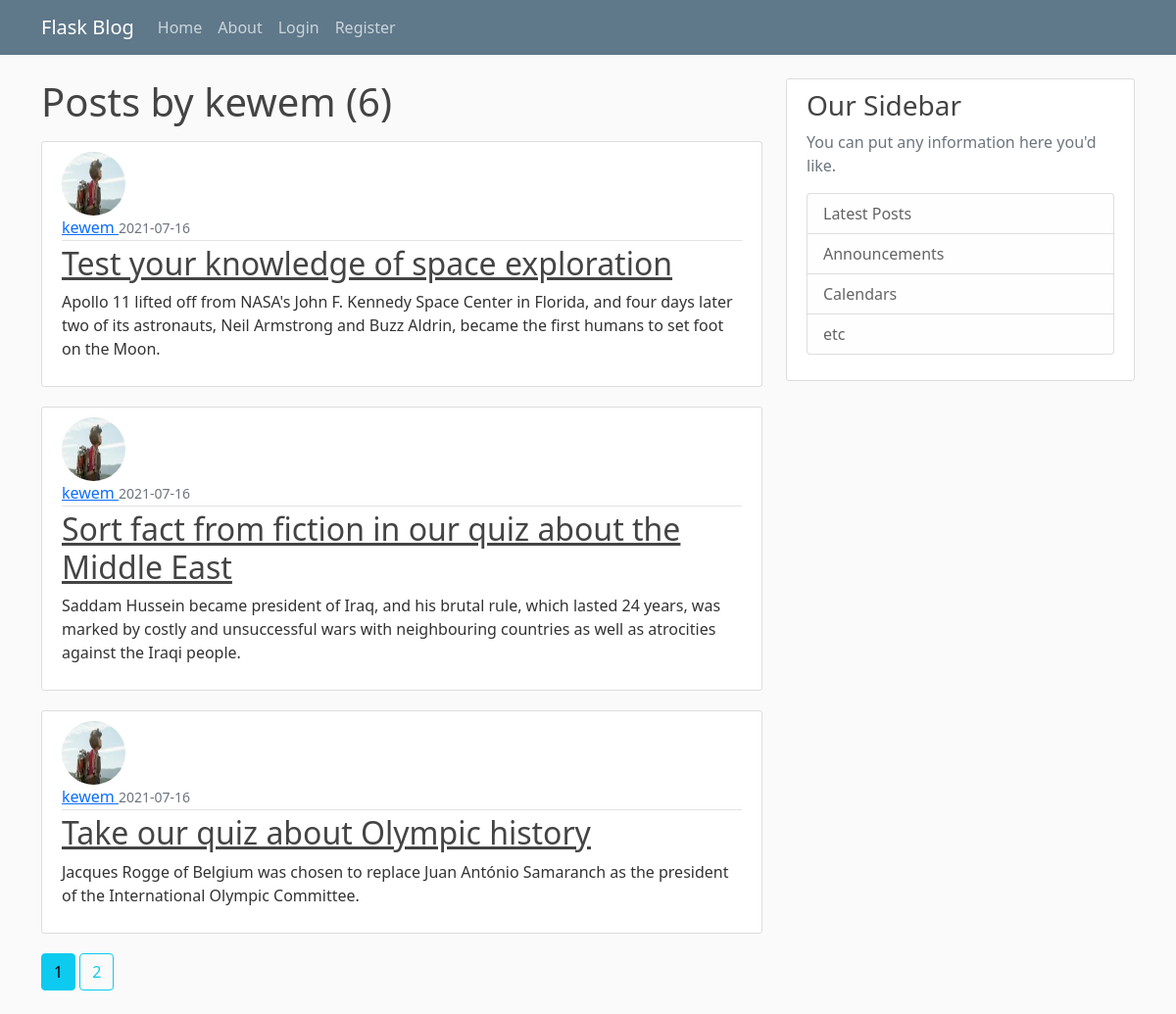
/user/kewem, run on the app's committed database.
### flaskblog/models.py (models this page shows, shortened)
class User(db.Model, UserMixin):
    id = db.Column(db.Integer, primary_key=True)
    username = db.Column(db.String(20), unique=True, nullable=False)
    email = db.Column(db.String(120), unique=True, nullable=False)
    img_file = db.Column(db.String(20), nullable=False, default='default.jpg')
    password = db.Column(db.String(60), nullable=False)
    posts = db.relationship('Post', backref='author', lazy=True)

class Post(db.Model):
    id = db.Column(db.Integer, primary_key=True)
    title = db.Column(db.String(100), nullable=False)
    date_posted = db.Column(db.DateTime, nullable=False,
                            default=datetime.utcnow)
    content = db.Column(db.Text, nullable=False)
    user_id = db.Column(db.Integer, db.ForeignKey('user.id'), nullable=False)

### flaskblog/users/routes.py (the view)
@users.route('/user/<string:username>')
def user_posts(username):
    page = request.args.get('page', 1, type=int)
    user = User.query.filter_by(username=username).first_or_404()
    posts = Post.query.filter_by(author=user).\
        order_by(Post.date_posted.desc()).paginate(per_page=3, page=page)
    return render_template('user_posts.html', posts=posts, user=user)

### flaskblog/templates/user_posts.html
{% extends 'layout.html' %}
{% block content %}
<h1 class="mb-3">Posts by {{ user.username }} ({{ posts.total }})</h1>
{% for post in posts.items %}
<article class="media content-section">
    <img src="{{url_for('static', filename='profile_pics/' + post.author.img_file)}}" alt=""
        class="rounded-circle article-img">
    <div class="media-body">
        <div class="article-metadata">
            <a class="mr-2" href="{{ url_for('users.user_posts', username=post.author.username) }}">
                {{ post.author.username }}
            </a>
            <small class="text-muted">{{ post.date_posted.strftime('%Y-%m-%d') }}</small>
        </div>
        <h2><a class="article-title" href="{{url_for('posts.post', post_id=post.id)}}">{{ post.title }}</a></h2>
        <p class="article-content">{{ post.content }}</p>
    </div>
</article>
{% endfor %}
{% for page_num in posts.iter_pages(left_edge=1, right_edge=1, left_current=1, right_current=2) %}
{% if page_num %}
{% if posts.page == page_num %}
<a class="btn btn-info mb-4" href="{{url_for('users.user_posts', username=user.username, page=page_num)}}">{{page_num}}</a>
{% else %}
<a class="btn btn-outline-info mb-4"
    href="{{url_for('users.user_posts', username=user.username, page=page_num)}}">{{page_num}}</a>
{% endif %}
{% else %}
...
{% endif %}
{% endfor %}
{% endblock content %}

### flaskblog/static/main.css (style rules this page uses)
body { background: #fafafa; color: #333333; margin-top: 5rem; }
h1, h2, h3, h4, h5, h6 { color: #444444; }
.content-section { background: #ffffff; padding: 10px 20px; border: 1px solid #dddddd; border-radius: 3px; margin-bottom: 20px; }
.article-title { color: #444444; }
.article-content { white-space: pre-line; }
.article-img { height: 65px; width: 65px; margin-right: 16px; }
.article-metadata { padding-bottom: 1px; margin-bottom: 4px; border-bottom: 1px solid #e3e3e3; }

### data on the page
User: username "kewem"
Post: img_file (picture), author.username "kewem", date_posted "2021-07-16", title "Test your knowledge of space exploration", content "Apollo 11 lifted off from NASA's John F. Kennedy Space Center in Florida, and four days later two of its astronauts, Neil Armstrong and Buzz Aldrin, became the first humans to set foot on the Moon."
Post: img_file (picture), author.username "kewem", date_posted "2021-07-16", title "Sort fact from fiction in our quiz about the Middle East", content "Saddam Hussein became president of Iraq, and his brutal rule, which lasted 24 years, was marked by costly and unsuccessful wars with neighbouring countries as well as atrocities against the Iraqi people."
Post: img_file (picture), author.username "kewem", date_posted "2021-07-16", title "Take our quiz about Olympic history", content "Jacques Rogge of Belgium was chosen to replace Juan António Samaranch as the president of the International Olympic Committee."

### other printed values
{{ posts.total }} "6"
{{ page_num }} "1"
{{ page_num }} "2"
